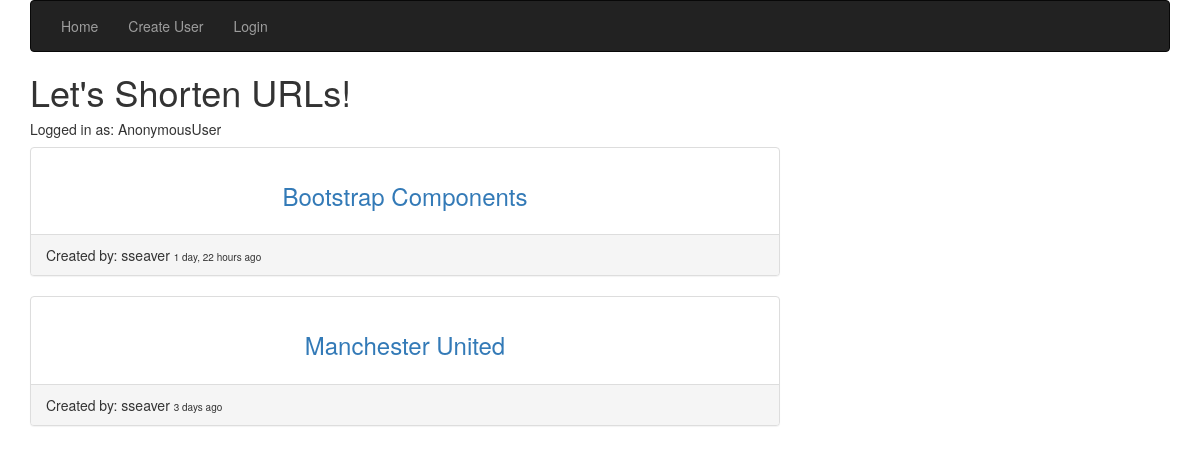
The page / on the database its author committed.
### app/models.py (models this page shows, shortened)
class Bookmark(models.Model):
    title = models.CharField(max_length=50)
    description = models.CharField(max_length=100, null=True, blank=True)
    user = models.ForeignKey("auth.User")
    created = models.DateTimeField(auto_now_add=True)
    random_id = models.CharField(max_length=10)
    link = models.URLField()
    public = models.BooleanField()
    class Meta:
        ordering = ("-created",)
    def __str__(self):
        return self.title

### app/views.py (the view)
# urls.py: url(r'^$', IndexView.as_view(), name="index_view"),
class IndexView(ListView):
    template_name = "index.html"
    model = Bookmark

### templates/index.html (shortened to what this page needs)
{% extends 'base.html' %}
{% block content %}
<h1>Let's Shorten URLs!</h1>
<h5>Logged in as: {{ request.user }}</h5>
<div class="row">
  <div class="col-md-8">
{% for object in object_list %}
{% if object.public %}
    <div class="panel panel-default">
      <div class="panel-body text-center">
        <a href="{% url 'bookmark_view' object.id %}"><h3>{{ object }}</h3></a>
      </div>
      <div class="panel-footer">
        Created by: {{ object.user }} <font size="1">{{ object.created|timesince }} ago</font>
      </div>
    </div>
{% endif %}
{% endfor %}
  </div>
</div>
{% endblock %}

### rows shown on the page
Bookmark: title "Bootstrap Components", user "sseaver", created "1 day, 22 hours"
Bookmark: title "Manchester United", user "sseaver", created "3 days"

### other values the page prints
{{ request.user }} "AnonymousUser"
